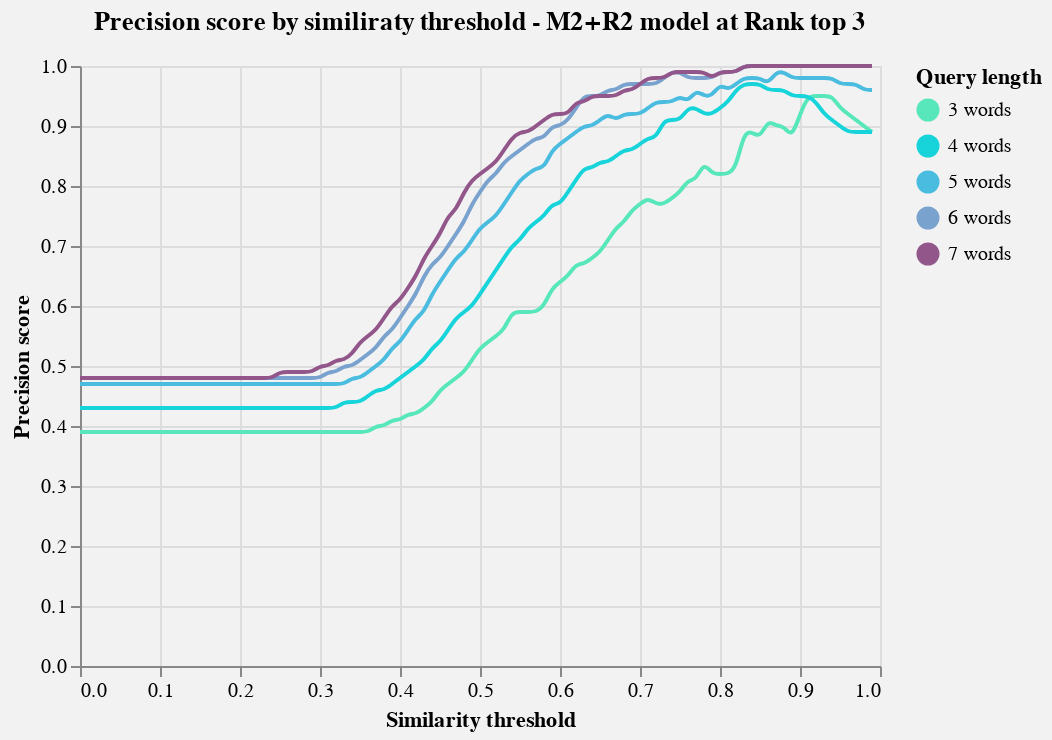

Source (notebook cell):
### Code cell
y = "Precision score"
title = 'Precision score by similiraty threshold - M2+R2 model at Rank top 3'
chart_with_tooltip(source, x, y, color, tooltip, title, chart_type)

### Figure 1 — Vega-Lite specification as saved in the notebook (floating-point values rounded to 4 significant figures; data arrays with more than 128 entries replaced by an {"elided": "..."} marker saying what was removed)
{"config": {"view": {"continuousWidth": 400, "continuousHeight": 300}, "background": "#F2F2F2"}, "layer": [{"mark": {"type": "line", "interpolate": "basis"}, "encoding": {"color": {"type": "nominal", "field": "Query length", "scale": {"domain": ["3 words", "4 words", "5 words", "6 words", "7 words"], "range": ["#57E7BB", "#16D4D9", "#49BCDF", "#79A3CE", "#92568B"]}}, "x": {"type": "quantitative", "field": "Similarity threshold"}, "y": {"type": "quantitative", "field": "Precision score"}}}, {"mark": "point", "encoding": {"opacity": {"value": 0}, "x": {"type": "quantitative", "field": "Similarity threshold"}}, "selection": {"selector023": {"type": "single", "nearest": true, "on": "mouseover", "fields": ["Similarity threshold"], "empty": "none"}}}, {"mark": "point", "encoding": {"color": {"type": "nominal", "field": "Query length", "scale": {"domain": ["3 words", "4 words", "5 words", "6 words", "7 words"], "range": ["#57E7BB", "#16D4D9", "#49BCDF", "#79A3CE", "#92568B"]}}, "opacity": {"condition": {"value": 1, "selection": "selector023"}, "value": 0}, "x": {"type": "quantitative", "field": "Similarity threshold"}, "y": {"type": "quantitative", "field": "Precision score"}}}, {"mark": {"type": "rule", "color": "gray"}, "encoding": {"x": {"type": "quantitative", "field": "Similarity threshold"}}, "transform": [{"filter": {"selection": "selector023"}}]}, {"mark": {"type": "text", "align": "left", "dx": 5, "dy": -5}, "encoding": {"color": {"type": "nominal", "field": "Query length", "scale": {"domain": ["3 words", "4 words", "5 words", "6 words", "7 words"], "range": ["#57E7BB", "#16D4D9", "#49BCDF", "#79A3CE", "#92568B"]}}, "text": {"condition": {"type": "quantitative", "field": "F1 score", "selection": "selector023"}, "value": " "}, "x": {"type": "quantitative", "field": "Similarity threshold"}, "y": {"type": "quantitative", "field": "Precision score"}}}], "data": {"name": "data-0075232df34d9387a4b96dce38f379a3"}, "height": 300, "title": "Precision score by similiraty threshold - M2+R2 model at Rank top 3", "width": 400, "$schema": "https://vega.github.io/schema/vega-lite/v4.8.1.json", "datasets": {"data-0075232df34d9387a4b96dce38f379a3": {"elided": "505 records"}}}
